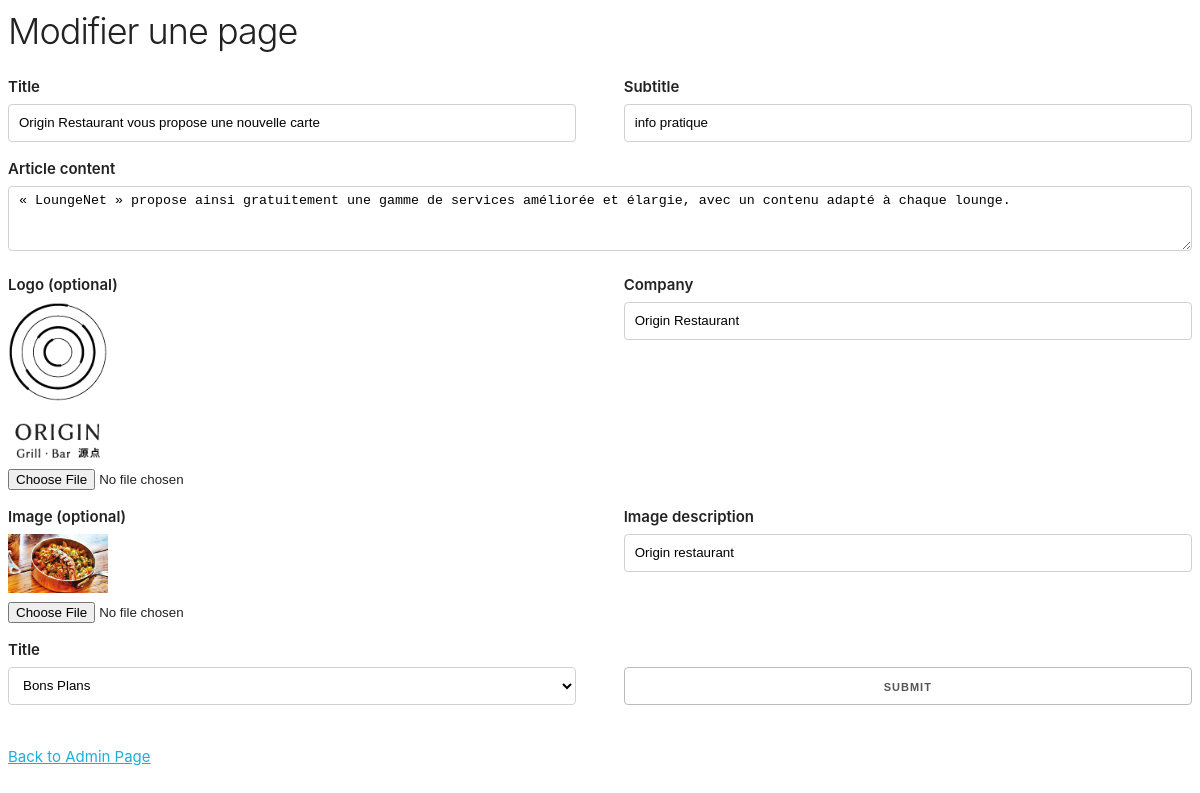
Page /admin/editArticle.php?id=11 on the committed database.
### tables this page shows
CREATE TABLE `articles` (
  `id` int(10) NOT NULL,
  `title` varchar(110) NOT NULL,
  `subtitle` varchar(110) NOT NULL,
  `img_src` varchar(2048) NOT NULL,
  `img_alt` varchar(69) NOT NULL,
  `content` text NOT NULL,
  `logo_img` varchar(2048) NOT NULL,
  `company_name` varchar(110) NOT NULL,
  `category_id` int(11) NOT NULL
);

### src/db.php (called while the page is built, shortened)
<?php
class Database {
	private $db;
	function __construct() {
		$options = [
			PDO::MYSQL_ATTR_INIT_COMMAND => 'SET NAMES utf8'
		];
		$this->db = new PDO( 'mysql:host=' . Database::HOST . ':' . Database::PORT . ';dbname=' . Database::NAME, Database::USERNAME, Database::PASSWORD, $options );
		$this->db->setAttribute( PDO::ATTR_ERRMODE, PDO::ERRMODE_EXCEPTION );
	}
	function getArticleID( $id ) {
		$stmt = $this->db->prepare( 'SELECT articles.id, `title`, `subtitle`,`img_src`,`img_alt`,`content`,`logo_img`,`company_name`, categories.name AS `category_name`
			FROM `articles`
			LEFT JOIN `categories` ON articles.category_id = categories.id
			WHERE articles.id = :id' );
		$stmt->execute( [
			':id' => $id
		] );
		return $stmt->fetch();
	}
	function getCategories( $page ) {
		$stmt = $this->db->prepare( 'SELECT `id`, `name` FROM `categories` LIMIT 20 OFFSET :page' );
		$stmt->bindValue( ':page', (int) $page, PDO::PARAM_INT );
		$stmt->execute();
		return $stmt->fetchAll();
	}
}

### src/admin/init.php (called while the page is built, shortened)
<?php
$db = new Database();

### public/admin/editArticle.php (the view, shortened to what this page needs)
<!DOCTYPE html>
<html lang="en">
<?php
require '../../src/db.php';
require '../../src/admin/init.php';
require '../../src/admin/head.php';
$id = $_GET['id'];
$article = $db->getArticleID($id);
?>
<h3 class="admin-subtitle">Modifier une page</h3>
<form method="post" action="doedit.php" class="pages-form" enctype="multipart/form-data">
    <div class="row">
        <div class="six columns">
            <label>Title</label>
            <input class="u-full-width" name="title" type="text" value="<?= $article['title']?>">
        </div>
        <div class="six columns">
            <label>Subtitle</label>
            <input class="u-full-width" name="subtitle" type="text" value="<?= $article['subtitle']?>">
        </div>
    </div>
    <div class="row">
        <div class="twelve columns">
            <label>Article content</label>
            <textarea class="u-full-width" name="content"><?= $article['content']?></textarea>
        </div>
    </div>
    <div class="row">
        <div class="six columns">
            <label>Logo (optional)</label>
            <img src="/uploads/<?= $article['logo_img'] ?>" width="100">
            <input class="u-full-width" name="logo_img" type="file">
        </div>
        <div class="six columns">
            <label>Company</label>
            <input class="u-full-width" name="company_name" type="text" value="<?= $article['company_name']?>">
        </div>
    </div>
    <div class="row">
        <div class="six columns">
            <label>Image (optional)</label>
            <img src="/uploads/<?= $article['img_src'] ?>" width="100">
            <input class="u-full-width" name="img_src" type="file">
        </div>
        <div class="six columns">
            <label>Image description</label>
            <input class="u-full-width" name="img_alt" type="text" value="<?= $article['img_alt']?>">
        </div>
    </div>
    <div class="row">
        <div class="six columns">
            <label>Title</label>
            <select class="u-full-width" name="category_id">
				<?php
				$category = isset( $_GET['category'] ) ? max( 0, intval( $_GET['category'] ) ) : 0;
				$categories = $db->getCategories($category);
				foreach ( $categories as $category ) {
					?>
                    <option value="<?= $category['id'] ?>"><?= $category['name'] ?></option>
				<?php } ?>
            </select>
        </div>
        <div class="six columns">
            <label>&nbsp;</label>
            <input class="u-full-width" type="submit">
        </div>
    </div>
</form>
<div class="website-link"><a href="/admin/" class="website-link">Back to Admin Page</a></div>

### public/assets/styles/skeleton.css (style rules this page uses)
.column, .columns { width: 100%; float: left; box-sizing: border-box; }
@media (min-width: 550px) { .column, .columns { margin-left: 4%; } }
@media (min-width: 550px) { .column:first-child, .columns:first-child { margin-left: 0; } }
@media (min-width: 550px) { .six.columns { width: 48%; } }
@media (min-width: 550px) { .twelve.columns { width: 100%; margin-left: 0; } }
html { font-size: 62.5%; }
h1, h2, h3, h4, h5, h6 { margin-top: 0; margin-bottom: 2rem; font-weight: 300; }
h3 { font-size: 3.0rem; line-height: 1.3; letter-spacing: -.1rem; }
@media (min-width: 550px) { h3 { font-size: 3.6rem; } }
a { color: #1EAEDB; }
.button, button, input[type="submit"], input[type="reset"], input[type="button"] { display: inline-block; height: 38px; padding: 0 30px; color: #555; text-align: center; font-size: 11px; font-weight: 600; line-height: 38px; letter-spacing: .1rem; text-transform: uppercase; text-decoration: none; white-space: nowrap; background-color: transparent; border-radius: 4px; border: 1px solid #bbb; cursor: pointer; box-sizing: border-box; }
input[type="email"], input[type="number"], input[type="search"], input[type="text"], input[type="tel"], input[type="url"], input[type="password"], textarea, select { height: 38px; padding: 6px 10px; background-color: #fff; border: 1px solid #D1D1D1; border-radius: 4px; box-shadow: none; box-sizing: border-box; }
input[type="email"], input[type="number"], input[type="search"], input[type="text"], input[type="tel"], input[type="url"], input[type="password"], textarea { -webkit-appearance: none; -moz-appearance: none; appearance: none; }
textarea { min-height: 65px; padding-top: 6px; padding-bottom: 6px; }
label, legend { display: block; margin-bottom: .5rem; font-weight: 600; }
input, textarea, select, fieldset { margin-bottom: 1.5rem; }
pre, blockquote, dl, figure, table, p, ul, ol, form { margin-bottom: 2.5rem; }
.u-full-width { width: 100%; box-sizing: border-box; }
.container:after, .row:after, .u-cf { content: ""; display: table; clear: both; }

### src/admin/head.php (style rules this page uses)
html { font-family: -apple-system, 'Ubuntu', 'Segoe UI', sans-serif; }

### rows in the picture
articles: title "Origin Restaurant vous propose une nouvelle carte", subtitle "info pratique", content "« LoungeNet » propose ainsi gratuitement une gamme de services améliorée et élargie, avec un contenu adapté à chaque lounge.", logo_img (picture), company_name "Origin Restaurant", img_src (picture), img_alt "Origin restaurant"

### other values in the picture
form field category_id "Bons Plans"
